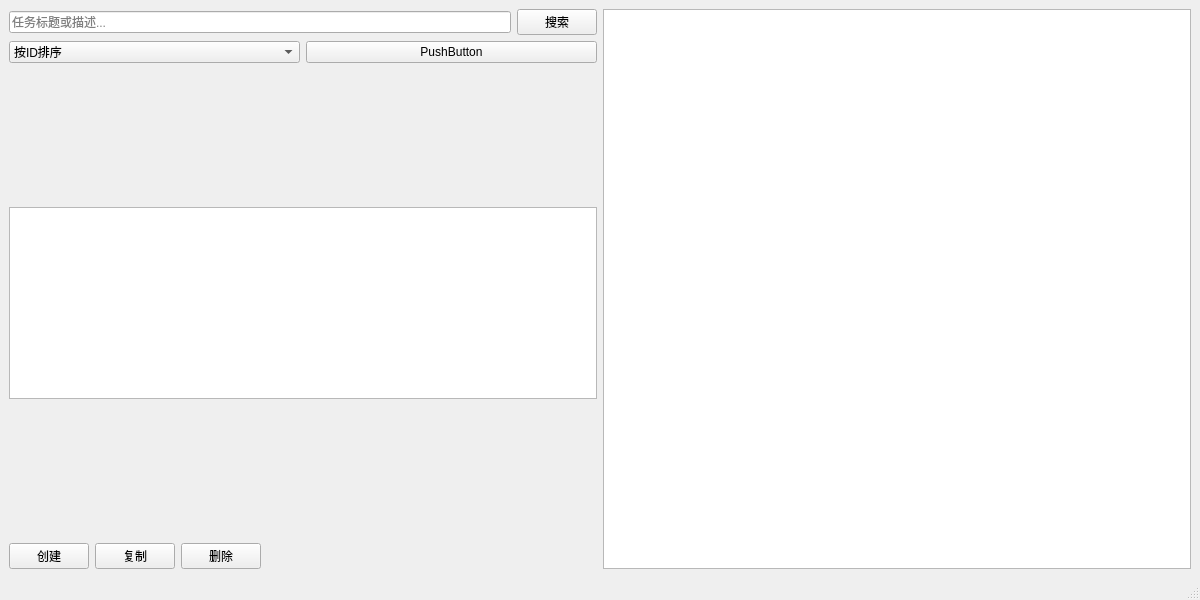
<?xml version="1.0" encoding="UTF-8"?>
<ui version="4.0">
 <class>MainWindow</class>
 <widget class="QMainWindow" name="MainWindow">
  <property name="geometry">
   <rect>
    <x>0</x>
    <y>0</y>
    <width>1200</width>
    <height>600</height>
   </rect>
  </property>
  <property name="windowTitle">
   <string>待办事项</string>
  </property>
  <widget class="QWidget" name="centralwidget">
   <layout class="QHBoxLayout" name="horizontalLayout">
    <item>
     <layout class="QVBoxLayout" name="leftLayout">
      <item>
       <layout class="QHBoxLayout" name="searchLayout">
        <item>
         <widget class="QLineEdit" name="searchLineEdit">
          <property name="placeholderText">
           <string>任务标题或描述...</string>
          </property>
         </widget>
        </item>
        <item>
         <widget class="QPushButton" name="searchButton">
          <property name="text">
           <string>搜索</string>
          </property>
         </widget>
        </item>
       </layout>
      </item>
      <item>
       <layout class="QHBoxLayout" name="horizontalLayout_4">
        <item>
         <widget class="QComboBox" name="sortByComboBox">
          <item>
           <property name="text">
            <string>按ID排序</string>
           </property>
          </item>
          <item>
           <property name="text">
            <string>按标题排序</string>
           </property>
          </item>
          <item>
           <property name="text">
            <string>按优先级排序</string>
           </property>
          </item>
          <item>
           <property name="text">
            <string>按截止日期排序</string>
           </property>
          </item>
         </widget>
        </item>
        <item>
         <widget class="QPushButton" name="sortDescButton">
          <property name="text">
           <string>PushButton</string>
          </property>
         </widget>
        </item>
       </layout>
      </item>
      <item>
       <spacer name="verticalSpacer_2">
        <property name="orientation">
         <enum>Qt::Orientation::Vertical</enum>
        </property>
        <property name="sizeHint" stdset="0">
         <size>
          <width>20</width>
          <height>40</height>
         </size>
        </property>
       </spacer>
      </item>
      <item>
       <widget class="QListWidget" name="categoryListWidget"/>
      </item>
      <item>
       <spacer name="verticalSpacer">
        <property name="orientation">
         <enum>Qt::Orientation::Vertical</enum>
        </property>
        <property name="sizeHint" stdset="0">
         <size>
          <width>20</width>
          <height>40</height>
         </size>
        </property>
       </spacer>
      </item>
      <item>
       <layout class="QHBoxLayout" name="actionLayout">
        <item>
         <widget class="QPushButton" name="createButton">
          <property name="text">
           <string>创建</string>
          </property>
         </widget>
        </item>
        <item>
         <widget class="QPushButton" name="copyButton">
          <property name="text">
           <string>复制</string>
          </property>
         </widget>
        </item>
        <item>
         <widget class="QPushButton" name="deleteButton">
          <property name="text">
           <string>删除</string>
          </property>
         </widget>
        </item>
        <item>
         <spacer name="horizontalSpacer">
          <property name="orientation">
           <enum>Qt::Orientation::Horizontal</enum>
          </property>
          <property name="sizeHint" stdset="0">
           <size>
            <width>40</width>
            <height>20</height>
           </size>
          </property>
         </spacer>
        </item>
       </layout>
      </item>
     </layout>
    </item>
    <item>
     <widget class="QTableWidget" name="todoTableWidget">
      <property name="selectionBehavior">
       <enum>QAbstractItemView::SelectionBehavior::SelectRows</enum>
      </property>
     </widget>
    </item>
   </layout>
  </widget>
  <widget class="QMenuBar" name="menubar">
   <property name="geometry">
    <rect>
     <x>0</x>
     <y>0</y>
     <width>1200</width>
     <height>24</height>
    </rect>
   </property>
  </widget>
  <widget class="QStatusBar" name="statusbar"/>
 </widget>
 <resources/>
 <connections/>
</ui>
